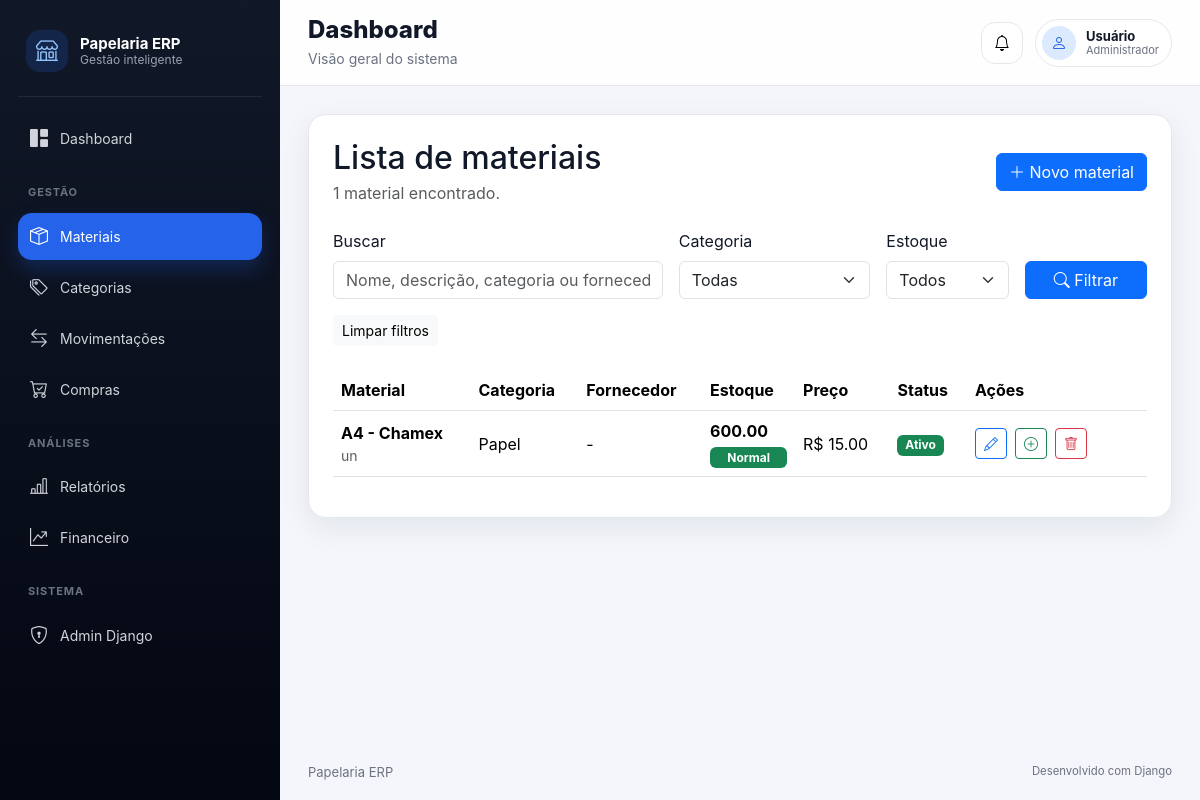
The page /inventory/materials/ on the database as committed earlier.
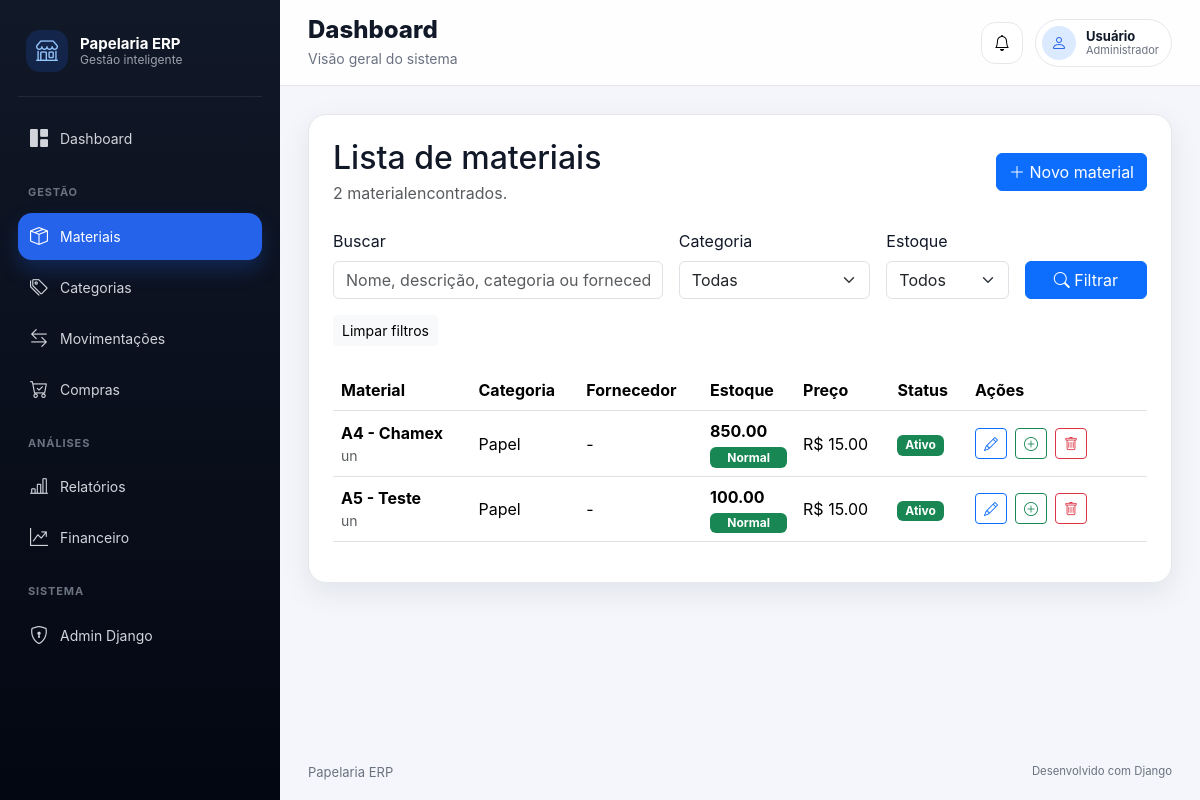
The same page on the database as committed later.
### apps/inventory/models/material.py (models this page shows, shortened)
class Material(BaseModel):
    name = models.CharField(
        max_length=150,
        verbose_name="Nome",
    )
    category = models.ForeignKey(
        Category,
        on_delete=models.PROTECT,
        related_name="materials",
        verbose_name="Categoria",
    )
    supplier = models.ForeignKey(
        Supplier,
        on_delete=models.SET_NULL,
        related_name="materials",
        blank=True,
        null=True,
        verbose_name="Fornecedor",
    )
    description = models.TextField(
        blank=True,
        null=True,
        verbose_name="Descrição",
    )
    current_stock = models.DecimalField(
        max_digits=10,
        decimal_places=2,
        default=0,
        verbose_name="Estoque atual",
    )
    minimum_stock = models.DecimalField(
        max_digits=10,
        decimal_places=2,
        default=0,
        verbose_name="Estoque mínimo",
    )
    unit = models.CharField(
        max_length=20,
        default="un",
        verbose_name="Unidade",
    )
    cost_price = models.DecimalField(
        max_digits=10,
        decimal_places=2,
        default=0,
        verbose_name="Preço de custo",
    )
    class Meta:
        verbose_name = "Material"
        verbose_name_plural = "Materiais"
        ordering = ["name"]
    @property
    def is_low_stock(self):
        return self.current_stock <= self.minimum_stock

### apps/inventory/models/category.py (models this page shows, shortened)
class Category(BaseModel):
    name = models.CharField(
        max_length=100,
        unique=True,
        verbose_name="Nome",
    )
    description = models.TextField(
        blank=True,
        null=True,
        verbose_name="Descrição",
    )
    class Meta:
        verbose_name = "Categoria"
        verbose_name_plural = "Categorias"
        ordering = ["name"]

### apps/inventory/views/material/list_view.py (the view)
def material_list_view(request):
    search = request.GET.get("search", "")
    category_id = request.GET.get("category", "")
    stock_status = request.GET.get("stock_status", "")
    materials = get_filtered_materials(
        search=search,
        category_id=category_id,
        stock_status=stock_status,
    )
    paginator = Paginator(materials, 10)
    page_number = request.GET.get("page")
    page_obj = paginator.get_page(page_number)
    context = {
        "materials": page_obj,
        "page_obj": page_obj,
        "categories": get_active_categories(),
        "search": search,
        "selected_category": category_id,
        "selected_stock_status": stock_status,
        "total_results": paginator.count,
    }
    return render(
        request,
        "inventory/material/list.html",
        context,
    )

### apps/core/models/base.py (called while the page is built)
    def get_queryset(self):
        return super().get_queryset().filter(is_active=True)

### apps/inventory/selectors/category_selector.py (called while the page is built)
def get_active_categories():
    return (
        Category.active_objects
        .order_by("name")
    )

### apps/inventory/selectors/material_selector.py (called while the page is built, shortened)
def get_filtered_materials(*, search=None, category_id=None, stock_status=None):
    materials = (
        Material.objects
        .select_related("category", "supplier")
        .order_by("name")
    )
    if category_id:
        materials = materials.filter(category_id=category_id)
    if stock_status == "low":
        materials = materials.filter(
            current_stock__lte=F("minimum_stock")
        )
    if stock_status == "normal":
        materials = materials.filter(
            current_stock__gt=F("minimum_stock")
        )
    return materials

### apps/inventory/templates/inventory/material/list.html (shortened to what the changed rows need)
{% extends "core/base.html" %}
{% block content %}
<div class="content-card">
    <div class="d-flex justify-content-between align-items-center mb-4">
        <div>
            <h2 class="mb-1">Lista de materiais</h2>
            <p class="text-muted mb-0">
                {{ total_results }} material{{ total_results|pluralize:" encontrado,encontrados" }}.
            </p>
        </div>
    </div>
    <div class="table-responsive">
        <table class="table align-middle">
            <thead>
                <tr>
                    <th>Material</th>
                    <th>Categoria</th>
                    <th>Fornecedor</th>
                    <th>Estoque</th>
                    <th>Preço</th>
                    <th>Status</th>
                    <th width="180">Ações</th>
                </tr>
            </thead>
            <tbody>
                {% for material in materials %}
                    <tr>
                        <td>
                            <div class="d-flex flex-column">
                                <strong>{{ material.name }}</strong>
                                <small class="text-muted">{{ material.unit }}</small>
                            </div>
                        </td>
                        <td>{{ material.category.name }}</td>
                        <td>{{ material.supplier|default:"-" }}</td>
                        <td>
                            <div class="d-flex flex-column">
                                <strong>{{ material.current_stock }}</strong>
                                {% if material.is_low_stock %}
                                    <span class="badge bg-danger mt-1">
                                        Estoque baixo
                                    </span>
                                {% else %}
                                    <span class="badge bg-success mt-1">
                                        Normal
                                    </span>
                                {% endif %}
                            </div>
                        </td>
                        <td>R$ {{ material.cost_price }}</td>
                        <td>
                            {% if material.is_active %}
                                <span class="badge bg-success">Ativo</span>
                            {% else %}
                                <span class="badge bg-secondary">Inativo</span>
                            {% endif %}
                        </td>
                        <td>
                            <div class="d-flex gap-2">
                                <a
                                    href="{% url 'inventory:material_update' material.id %}"
                                    class="btn btn-sm btn-outline-primary"
                                    title="Editar"
                                >
                                    <i class="bi bi-pencil"></i>
                                </a>
                                <a
                                    href="{% url 'inventory:stock_entry' %}?material={{ material.id }}"
                                    class="btn btn-sm btn-outline-success"
                                    title="Entrada de estoque"
                                >
                                    <i class="bi bi-plus-circle"></i>
                                </a>
                                <a
                                    href="{% url 'inventory:material_delete' material.id %}"
                                    class="btn btn-sm btn-outline-danger"
                                    title="Desativar"
                                >
                                    <i class="bi bi-trash"></i>
                                </a>
                            </div>
                        </td>
                    </tr>
                {% endfor %}
            </tbody>
        </table>
    </div>
</div>
{% endblock %}

Rows that differ between the two databases and show on the page:
changed Material "A4 - Chamex": current_stock "600.00" → "850.00"
added Material: name "A5 - Teste", unit "un", category.name "Papel", supplier "-", current_stock "100.00", minimum_stock "Normal", cost_price "15.00", is_active "Ativo"
Other text that changed with them:
{{ total_results }}: "1" → "2"
